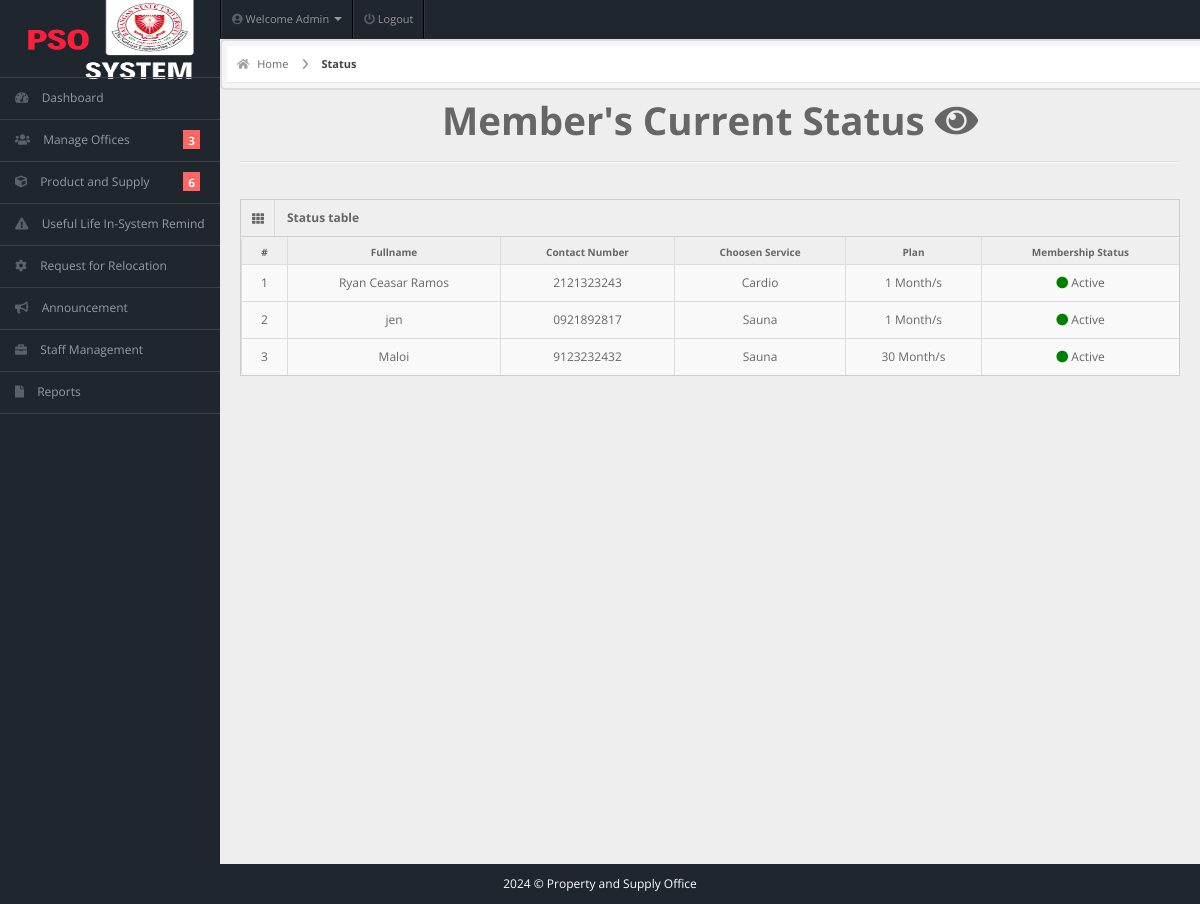
/admin/member-status.php (signed in), run on the app's committed database.
### tables this page shows
CREATE TABLE IF NOT EXISTS `members` (
  `user_id` int NOT NULL AUTO_INCREMENT,
  `fullname` varchar(20) NOT NULL,
  `username` varchar(20) NOT NULL,
  `email` varchar(255) NOT NULL,
  `password` varchar(100) NOT NULL,
  `gender` varchar(20) NOT NULL,
  `dor` date NOT NULL,
  `profile_picture` varchar(255) DEFAULT NULL,
  `reminder` int NOT NULL DEFAULT '0',
  `services` varchar(50) NOT NULL,
  `amount` int NOT NULL,
  `paid_date` date NOT NULL,
  `p_year` int NOT NULL,
  `plan` varchar(100) NOT NULL,
  `address` varchar(20) NOT NULL,
  `contact` varchar(10) NOT NULL,
  `status` varchar(20) NOT NULL DEFAULT 'Active',
  `attendance_count` int NOT NULL,
  `ini_weight` int NOT NULL DEFAULT '0',
  `curr_weight` int NOT NULL DEFAULT '0',
  `ini_bodytype` varchar(50) NOT NULL,
  `curr_bodytype` varchar(50) NOT NULL,
  `progress_date` date NOT NULL,
  PRIMARY KEY (`user_id`)
);

### admin/member-status.php (the view, shortened to what this page needs)
<!DOCTYPE html>
<html lang="en">
<head>
  <link rel="stylesheet" href="../css/bootstrap.min.css" />
  <link rel="stylesheet" href="../css/bootstrap-responsive.min.css" />
  <link rel="stylesheet" href="../css/fullcalendar.css" />
  <link rel="stylesheet" href="../css/matrix-style.css" />
  <link rel="stylesheet" href="../css/matrix-media.css" />
  <link href="../font-awesome/css/fontawesome.css" rel="stylesheet" />
  <link href="../font-awesome/css/all.css" rel="stylesheet" />
  <link rel="stylesheet" href="../css/jquery.gritter.css" />
</head>
<body>
  <?php include 'includes/topheader.php' ?>
  <?php $page = 'member-status';
  include 'includes/sidebar.php' ?>
  <div id="content">
    <div id="content-header">
      <div id="breadcrumb"> <a href="index.php" title="Go to Home" class="tip-bottom"><i class="fas fa-home"></i> Home</a>
        <a href="member-status.php" class="current">Status</a>
      </div>
    </div>
    <div class="container-fluid">
      <h1 class="text-center">Member's Current Status <i class="fas fa-eye"></i></h1>
      <hr>
      <div class="row-fluid">
        <div class="span12">
          <div class='widget-box'>
            <div class='widget-title'> <span class='icon'> <i class='fas fa-th'></i> </span>
              <h5>Status table</h5>
            </div>
            <div class='widget-content nopadding'>
              <?php
              $qry = "SELECT * FROM members";
              $cnt = 1;
              $result = mysqli_query($conn, $qry);
              echo "<table class='table table-bordered table-hover data-table'>
              <thead>
                <tr>
                  <th>#</th>
                  <th>Fullname</th>
                  <th>Contact Number</th>
                  <th>Choosen Service</th>
                  <th>Plan</th>
                  <th>Membership Status</th>
                </tr>
              </thead>";
              while ($row = mysqli_fetch_array($result)) { ?>
                <tbody>
                  <td>
                    <div class='text-center'><?php echo $cnt; ?></div>
                  </td>
                  <td>
                    <div class='text-center'><?php echo $row['fullname']; ?></div>
                  </td>
                  <td>
                    <div class='text-center'><?php echo $row['contact']; ?></div>
                  </td>
                  <td>
                    <div class='text-center'><?php echo $row['services']; ?></div>
                  </td>
                  <td>
                    <div class='text-center'><?php echo $row['plan']; ?> Month/s</div>
                  </td>
                  <td>
                    <div class='text-center'><?php if ($row['status'] == 'Active') {
                                                echo '<i class="fas fa-circle" style="color:green;"></i> Active';
                                              } else if ($row['status'] == 'Expired') {
                                                echo '<i class="fas fa-circle" style="color:red;"></i> Expired';
                                              } else {
                                                echo '<i class="fas fa-circle" style="color:orange;"></i> Pending Reg';
                                              } ?></div>
                  </td>
                </tbody>
              <?php
                $cnt++;
              }
              ?>
              </table>
            </div>
          </div>
        </div>
      </div>
    </div>
  </div>
  <?php
  include 'includes/footer.php';
  ?>
</body>
</html>

### css/matrix-style.css (style rules this page uses)
* { outline: none !important; -moz-outline: none !important; }
html, body { height: 100%; }
body { overflow-x: hidden; margin-top: -10px; font-family: "Open Sans", sans-serif; font-size: 12px; color: #666; }
a { color: #666; }
select, textarea, input[type="text"], input[type="password"], input[type="datetime"], input[type="datetime-local"], input[type="date"], input[type="month"], input[type="time"], input[type="week"], input[type="number"], input[type="email"], input[type="url"], input[type="search"], input[type="tel"], input[type="color"], .uneditable-input, .label, .dropdown-menu, .btn, .well, .progress, .table-bordered, .btn-group > .btn:first-child, .btn-group > .btn:last-child, .btn-group > .btn:last-child, .btn-group > .dropdown-toggle, .alert { border-radius: 0px; }
hr { border-top-color: #dadada; }
#content { background: none repeat scroll 0 0 #eeeeee; margin-left: 220px; margin-right: 0; padding-bottom: 25px; position: relative; min-height: 100%; width: auto; }
#content-header { position: abslute; width: 100%; margin-top: -38px; z-index: 20; }
#breadcrumb { background-color: #fff; border-bottom: 1px solid #e3ebed; }
#breadcrumb a { padding: 8px 20px 8px 10px; display: inline-block; background-image: url("../img/breadcrumb.png"); background-position: center right; background-repeat: no-repeat; font-size: 11px; color: #666666; }
#breadcrumb a:last-child { background-image: none; }
#breadcrumb a.current { font-weight: bold; color: #444444; }
#breadcrumb a i { margin-right: 5px; opacity: 0.6; }
.widget-box { background: none repeat scroll 0 0 #f9f9f9; border-left: 1px solid #cdcdcd; border-top: 1px solid #cdcdcd; border-right: 1px solid #cdcdcd; clear: both; margin-top: 16px; margin-bottom: 16px; position: relative; }
.widget-title, .modal-header, .table th, div.dataTables_wrapper .ui-widget-header { background: #efefef; border-bottom: 1px solid #cdcdcd; height: 36px; }
.widget-title span.icon { padding: 9px 10px 7px 11px; float: left; border-right: 1px solid #dadada; }
.widget-title h5 { color: #666; float: left; font-size: 12px; font-weight: bold; padding: 12px; line-height: 12px; margin: 0; }
.widget-content { padding: 15px; border-bottom: 1px solid #cdcdcd; }
.table th { height: auto; font-size: 10px; padding: 5px 10px 2px; border-bottom: 0; text-align: center; color: #666666; }
.nopadding { padding: 0 !important; }
.nopadding .table { margin-bottom: 0; }
.nopadding .table-bordered { border: 0; }

### css/matrix-media.css (style rules this page uses)
body { background:#2E363F; }

### admin/includes/topheader.php (style rules this page uses)
#content #content-header { border: 2px solid #ddd; padding: 5px; background-color: #f5f5f5; border-radius: 5px; }

### admin/includes/sidebar.php (style rules this page uses)
body { background-color: #1f262d; }

### data on the page
members: fullname "Ryan Ceasar Ramos", contact "2121323243", services "Cardio", plan "1", status "Active" (drawn)
members: fullname "jen", contact "0921892817", services "Sauna", plan "1", status "Active" (drawn)
members: fullname "Maloi", contact "9123232432", services "Sauna", plan "30", status "Active" (drawn)

### other printed values
$query->num_rows "3"
$query->num_rows "6"
